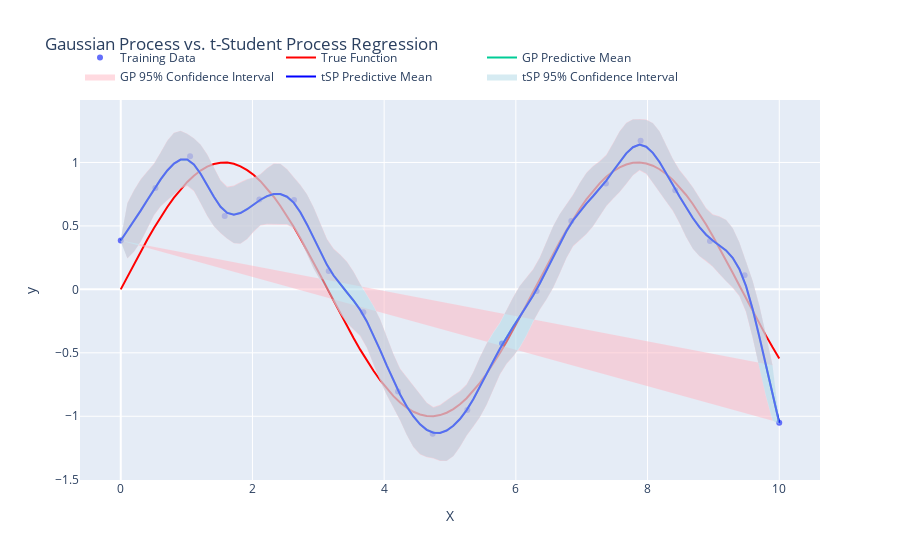

Notebook code cell kept with this figure:
### Code cell
# Define the true function
def true_function(X):
    return torch.sin(X).squeeze()

def generate_synthetic_data(n_points=20, noise_level=0.2, n_outliers=0, outlier_magnitude=3.0, func=true_function):
    """
    Generates synthetic data based on a given true function with added Gaussian noise,
    and optionally inserts outliers.

    Parameters:
    - n_points: Number of training data points.
    - noise_level: Standard deviation of the Gaussian noise.
    - n_outliers: Number of outliers to insert.
    - outlier_magnitude: Magnitude multiplier for the outliers.
    - func: True function to generate the underlying data.

    Returns:
    - X_train: Training input tensor.
    - y_train: Training output tensor with noise and outliers.
    """
    torch.manual_seed(42)
    X_train = torch.linspace(0, 10, n_points).unsqueeze(1)
    y_train = func(X_train) + noise_level * torch.randn(X_train.size(0))
    
    # Insert outliers
    if n_outliers > 0:
        outlier_indices = torch.randperm(n_points)[:n_outliers]
        y_train[outlier_indices] += outlier_magnitude * torch.randn(n_outliers)
    
    return X_train, y_train

def initialize_and_fit_models(X_train, y_train, noise_level=0.1, df=2):
    config_gp = ModelConfig(ard_num_dims=1, kernel_type="matern32", trained_params={"lengthscale": 1.0, "outputscale": 1.0, "noise": noise_level})
    config_tsp = ModelConfig(ard_num_dims=1, kernel_type="matern32", trained_params={"lengthscale": 1.0, "outputscale": 1.0, "noise": noise_level, "df": df})

    gp = GaussianProcess(config_gp, optimize=True, mprior=0.0)
    tsp = tStudentProcess(config_tsp, optimize=True, mprior=0.0)

    n_steps = 1000 * 3
    lr = 0.01

    gp.fit(X_train, y_train, n_steps=n_steps, lr=lr)
    tsp.fit(X_train, y_train, n_steps=n_steps)

    return gp, tsp

def plot_predictions(gp, tsp, X_train, y_train, X_test, func=true_function):
    """
    Generates a plot for the predictions, confidence intervals of both models, 
    and the true function trajectory.

    Parameters:
    - gp: Fitted GaussianProcess model.
    - tsp: Fitted tStudentProcess model.
    - X_train: Training input tensor.
    - y_train: Training output tensor.
    - X_test: Test input tensor for predictions.
    - func: True function to plot for reference.
    """
    fmean_gp, fcov_gp = gp.predict(X_test, return_std=True)
    fmean_tsp, fcov_tsp = tsp.predict(X_test, return_std=True)

    # Convert predictions to numpy for plotting
    fmean_gp = fmean_gp.detach().numpy()
    std_dev_gp = fcov_gp.detach().numpy() if isinstance(fcov_gp, torch.Tensor) else np.sqrt(np.diag(fcov_gp))
    fmean_tsp = fmean_tsp.detach().numpy()
    std_dev_tsp = fcov_tsp.detach().numpy() if isinstance(fcov_tsp, torch.Tensor) else np.sqrt(np.diag(fcov_tsp))

    # Calculate the true function values
    true_y = func(X_test).numpy()

    fig = go.Figure()

    # Training data
    fig.add_trace(go.Scatter(x=X_train.numpy().flatten(), y=y_train.numpy(), mode='markers', name='Training Data'))

    # True function trajectory
    fig.add_trace(go.Scatter(x=X_test.numpy().flatten(), y=true_y, mode='lines', name='True Function', line=dict(color='red')))

    # GP predictive mean
    fig.add_trace(go.Scatter(x=X_test.numpy().flatten(), y=fmean_gp, mode='lines', name='GP Predictive Mean'))

    # GP confidence interval
    fig.add_trace(go.Scatter(
        x=np.concatenate([X_test.numpy().flatten(), X_test.numpy().flatten()[::-1]]),
        y=np.concatenate([fmean_gp - 1.96 * std_dev_gp, (fmean_gp + 1.96 * std_dev_gp)[::-1]]),
        fill='toself',
        fillcolor='rgba(255,182,193,0.5)',
        line=dict(color='rgba(255,182,193,0)'), 
        showlegend=True,
        name='GP 95% Confidence Interval'
    ))

    # tSP predictive mean
    fig.add_trace(go.Scatter(x=X_test.numpy().flatten(), y=fmean_tsp, mode='lines', name='tSP Predictive Mean', line=dict(color='blue')))

    # tSP confidence interval
    fig.add_trace(go.Scatter(
        x=np.concatenate([X_test.numpy().flatten(), X_test.numpy().flatten()[::-1]]),
        y=np.concatenate([fmean_tsp - 1.96 * std_dev_tsp, (fmean_tsp + 1.96 * std_dev_tsp)[::-1]]),
        fill='toself',
        fillcolor='rgba(173,216,230,0.5)',
        line=dict(color='rgba(173,216,230,0)'),
        showlegend=True,
        name='tSP 95% Confidence Interval'
    ))

    # Final layout adjustments
    fig.update_layout(
        title="Gaussian Process vs. t-Student Process Regression",
        xaxis_title="X",
        yaxis_title="y",
        legend=dict(x=0, y=1.15, orientation="h"),
    )

    fig.show()

# Example usage of the functions
X_train, y_train = generate_synthetic_data(noise_level=0.2, n_outliers=1, outlier_magnitude=0.3, func=true_function)
gp, tsp = initialize_and_fit_models(X_train, y_train, noise_level=0.1, df=3.0)
X_test = torch.linspace(0, 10, 100).unsqueeze(1)
plot_predictions(gp, tsp, X_train, y_train, X_test, func=true_function)

### Figure 1 — Plotly figure (JSON) as saved in the notebook; plotly's stock layout.template omitted (floating-point values rounded to 4 significant figures; data arrays with more than 128 entries replaced by an {"elided": "..."} marker saying what was removed)
{"data": [{"mode": "markers", "name": "Training Data", "type": "scatter", "x": [0, 0.5263, 1.053, 1.579, 2.105, 2.632, 3.158, 3.684, 4.211, 4.737, 5.263, 5.789, 6.316, 6.842, 7.368, 7.895, 8.421, 8.947, 9.474, 10], "y": [0.3854, 0.7998, 1.049, 0.5789, 0.7089, 0.7039, 0.1439, -0.1803, -0.8055, -1.137, -0.9508, -0.4256, -0.01373, 0.5386, 0.8341, 1.171, 0.7815, 0.3803, 0.1118, -1.051]}, {"line": {"color": "red"}, "mode": "lines", "name": "True Function", "type": "scatter", "x": [0, 0.101, 0.202, 0.303, 0.404, 0.5051, 0.6061, 0.7071, 0.8081, 0.9091, 1.01, 1.111, 1.212, 1.313, 1.414, 1.515, 1.616, 1.717, 1.818, 1.919, 2.02, 2.121, 2.222, 2.323, 2.424, 2.525, 2.626, 2.727, 2.828, 2.929, 3.03, 3.131, 3.232, 3.333, 3.434, 3.535, 3.636, 3.737, 3.838, 3.939, 4.04, 4.141, 4.242, 4.343, 4.444, 4.545, 4.646, 4.747, 4.848, 4.949, 5.051, 5.152, 5.253, 5.354, 5.455, 5.556, 5.657, 5.758, 5.859, 5.96, 6.061, 6.162, 6.263, 6.364, 6.465, 6.566, 6.667, 6.768, 6.869, 6.97, 7.071, 7.172, 7.273, 7.374, 7.475, 7.576, 7.677, 7.778, 7.879, 7.98, 8.081, 8.182, 8.283, 8.384, 8.485, 8.586, 8.687, 8.788, 8.889, 8.99, 9.091, 9.192, 9.293, 9.394, 9.495, 9.596, 9.697, 9.798, 9.899, 10], "y": [0, 0.1008, 0.2006, 0.2984, 0.3931, 0.4839, 0.5696, 0.6496, 0.723, 0.7889, 0.8469, 0.8962, 0.9364, 0.967, 0.9878, 0.9985, 0.999, 0.9893, 0.9696, 0.9399, 0.9007, 0.8523, 0.7952, 0.73, 0.6574, 0.5781, 0.4928, 0.4026, 0.3082, 0.2107, 0.1111, 0.01028, -0.09061, -0.1906, -0.2886, -0.3837, -0.4748, -0.5612, -0.6418, -0.7158, -0.7826, -0.8414, -0.8916, -0.9327, -0.9643, -0.9861, -0.9978, -0.9994, -0.9908, -0.972, -0.9434, -0.9051, -0.8576, -0.8014, -0.737, -0.6651, -0.5864, -0.5017, -0.412, -0.318, -0.2207, -0.1213, -0.02056, 0.08036, 0.1805, 0.2787, 0.3742, 0.4658, 0.5526, 0.6338, 0.7086, 0.7761, 0.8358, 0.8869, 0.9289, 0.9615, 0.9843, 0.9971, 0.9997, 0.9921, 0.9744, 0.9467, 0.9094, 0.8629, 0.8075, 0.7439, 0.6727, 0.5947, 0.5106, 0.4213, 0.3277, 0.2308, 0.1315, 0.03083, -0.07011, -0.1703, -0.2688, -0.3646, -0.4566, -0.544]}, {"mode": "lines", "name": "GP Predictive Mean", "type": "scatter", "x": [0, 0.101, 0.202, 0.303, 0.404, 0.5051, 0.6061, 0.7071, 0.8081, 0.9091, 1.01, 1.111, 1.212, 1.313, 1.414, 1.515, 1.616, 1.717, 1.818, 1.919, 2.02, 2.121, 2.222, 2.323, 2.424, 2.525, 2.626, 2.727, 2.828, 2.929, 3.03, 3.131, 3.232, 3.333, 3.434, 3.535, 3.636, 3.737, 3.838, 3.939, 4.04, 4.141, 4.242, 4.343, 4.444, 4.545, 4.646, 4.747, 4.848, 4.949, 5.051, 5.152, 5.253, 5.354, 5.455, 5.556, 5.657, 5.758, 5.859, 5.96, 6.061, 6.162, 6.263, 6.364, 6.465, 6.566, 6.667, 6.768, 6.869, 6.97, 7.071, 7.172, 7.273, 7.374, 7.475, 7.576, 7.677, 7.778, 7.879, 7.98, 8.081, 8.182, 8.283, 8.384, 8.485, 8.586, 8.687, 8.788, 8.889, 8.99, 9.091, 9.192, 9.293, 9.394, 9.495, 9.596, 9.697, 9.798, 9.899, 10], "y": [0.3854, 0.4619, 0.5394, 0.6212, 0.7049, 0.7877, 0.8666, 0.9363, 0.9901, 1.021, 1.021, 0.9825, 0.9107, 0.8214, 0.7302, 0.6527, 0.6044, 0.5907, 0.6031, 0.6323, 0.6695, 0.7059, 0.734, 0.7498, 0.7494, 0.7286, 0.6824, 0.6076, 0.5116, 0.4043, 0.2954, 0.1946, 0.1102, 0.04018, -0.02346, -0.08842, -0.1625, -0.2533, -0.3611, -0.4792, -0.6009, -0.7195, -0.8281, -0.9223, -1.001, -1.063, -1.106, -1.13, -1.131, -1.112, -1.075, -1.021, -0.9509, -0.8661, -0.7704, -0.6691, -0.5668, -0.4682, -0.3777, -0.2944, -0.2143, -0.1335, -0.04792, 0.04633, 0.149, 0.255, 0.3595, 0.4572, 0.5427, 0.6142, 0.6764, 0.7345, 0.7935, 0.8584, 0.9313, 1.005, 1.071, 1.119, 1.139, 1.123, 1.075, 1.003, 0.917, 0.8241, 0.7319, 0.6446, 0.5641, 0.4927, 0.4324, 0.3854, 0.3473, 0.3057, 0.2473, 0.1585, 0.02503, -0.1577, -0.3722, -0.5984, -0.8169, -1.051]}, {"fill": "toself", "fillcolor": "rgba(255,182,193,0.5)", "line": {"color": "rgba(255,182,193,0)"}, "name": "GP 95% Confidence Interval", "showlegend": true, "type": "scatter", "x": {"elided": "200 float values"}, "y": {"elided": "200 float values"}}, {"line": {"color": "blue"}, "mode": "lines", "name": "tSP Predictive Mean", "type": "scatter", "x": [0, 0.101, 0.202, 0.303, 0.404, 0.5051, 0.6061, 0.7071, 0.8081, 0.9091, 1.01, 1.111, 1.212, 1.313, 1.414, 1.515, 1.616, 1.717, 1.818, 1.919, 2.02, 2.121, 2.222, 2.323, 2.424, 2.525, 2.626, 2.727, 2.828, 2.929, 3.03, 3.131, 3.232, 3.333, 3.434, 3.535, 3.636, 3.737, 3.838, 3.939, 4.04, 4.141, 4.242, 4.343, 4.444, 4.545, 4.646, 4.747, 4.848, 4.949, 5.051, 5.152, 5.253, 5.354, 5.455, 5.556, 5.657, 5.758, 5.859, 5.96, 6.061, 6.162, 6.263, 6.364, 6.465, 6.566, 6.667, 6.768, 6.869, 6.97, 7.071, 7.172, 7.273, 7.374, 7.475, 7.576, 7.677, 7.778, 7.879, 7.98, 8.081, 8.182, 8.283, 8.384, 8.485, 8.586, 8.687, 8.788, 8.889, 8.99, 9.091, 9.192, 9.293, 9.394, 9.495, 9.596, 9.697, 9.798, 9.899, 10], "y": [0.3854, 0.4614, 0.5388, 0.6207, 0.7044, 0.7875, 0.8669, 0.9371, 0.9915, 1.023, 1.023, 0.9841, 0.9116, 0.8214, 0.7293, 0.6511, 0.6024, 0.5888, 0.6016, 0.6315, 0.6693, 0.7063, 0.7349, 0.751, 0.7509, 0.73, 0.6836, 0.6084, 0.5118, 0.4039, 0.2945, 0.1934, 0.1092, 0.0395, -0.02358, -0.08797, -0.1616, -0.2523, -0.3601, -0.4785, -0.6006, -0.7196, -0.8286, -0.9229, -1.002, -1.063, -1.107, -1.13, -1.131, -1.112, -1.075, -1.021, -0.9513, -0.8662, -0.7703, -0.6687, -0.5662, -0.4676, -0.3773, -0.2942, -0.2144, -0.1339, -0.04847, 0.04582, 0.1487, 0.2551, 0.3599, 0.4578, 0.5433, 0.6146, 0.6763, 0.734, 0.7927, 0.8575, 0.9308, 1.005, 1.072, 1.12, 1.141, 1.125, 1.076, 1.004, 0.9173, 0.8238, 0.7311, 0.6434, 0.5627, 0.4912, 0.4311, 0.3846, 0.3474, 0.3068, 0.2492, 0.161, 0.02761, -0.1557, -0.3711, -0.5986, -0.8181, -1.051]}, {"fill": "toself", "fillcolor": "rgba(173,216,230,0.5)", "line": {"color": "rgba(173,216,230,0)"}, "name": "tSP 95% Confidence Interval", "showlegend": true, "type": "scatter", "x": {"elided": "200 float values"}, "y": {"elided": "200 float values"}}], "layout": {"legend": {"orientation": "h", "x": 0, "y": 1.15}, "title": {"text": "Gaussian Process vs. t-Student Process Regression"}, "xaxis": {"title": {"text": "X"}}, "yaxis": {"title": {"text": "y"}}}}
